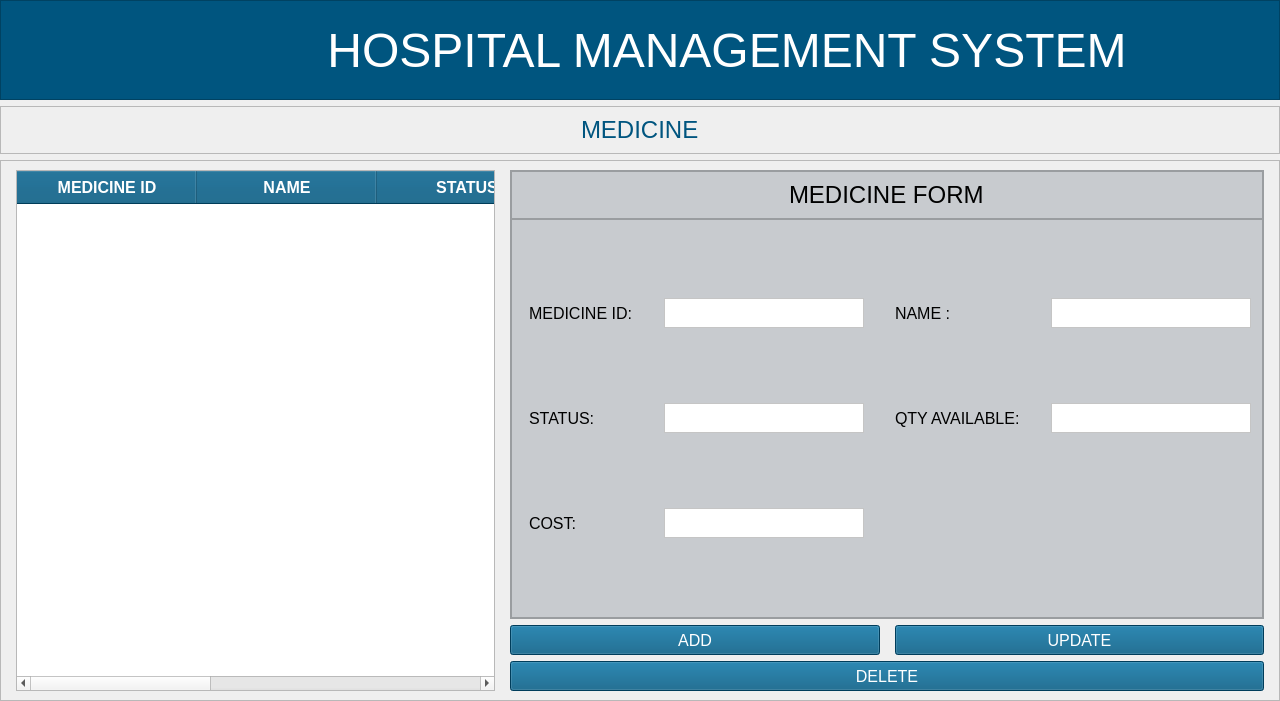
<?xml version="1.0" encoding="UTF-8"?>
<ui version="4.0">
 <class>MainWindow</class>
 <widget class="QMainWindow" name="MainWindow">
  <property name="geometry">
   <rect>
    <x>0</x>
    <y>0</y>
    <width>1280</width>
    <height>701</height>
   </rect>
  </property>
  <property name="windowTitle">
   <string>MainWindow</string>
  </property>
  <widget class="QWidget" name="centralwidget">
   <layout class="QVBoxLayout" name="verticalLayout_2">
    <property name="leftMargin">
     <number>0</number>
    </property>
    <property name="topMargin">
     <number>0</number>
    </property>
    <property name="rightMargin">
     <number>0</number>
    </property>
    <property name="bottomMargin">
     <number>0</number>
    </property>
    <item>
     <widget class="QFrame" name="header_frame">
      <property name="sizePolicy">
       <sizepolicy hsizetype="Preferred" vsizetype="Preferred">
        <horstretch>0</horstretch>
        <verstretch>0</verstretch>
       </sizepolicy>
      </property>
      <property name="minimumSize">
       <size>
        <width>1280</width>
        <height>100</height>
       </size>
      </property>
      <property name="maximumSize">
       <size>
        <width>16777215</width>
        <height>100</height>
       </size>
      </property>
      <property name="styleSheet">
       <string notr="true">background-color:rgb(0, 85, 127);</string>
      </property>
      <property name="frameShape">
       <enum>QFrame::StyledPanel</enum>
      </property>
      <property name="frameShadow">
       <enum>QFrame::Raised</enum>
      </property>
      <layout class="QHBoxLayout" name="horizontalLayout">
       <property name="sizeConstraint">
        <enum>QLayout::SetDefaultConstraint</enum>
       </property>
       <property name="leftMargin">
        <number>0</number>
       </property>
       <property name="topMargin">
        <number>0</number>
       </property>
       <property name="rightMargin">
        <number>0</number>
       </property>
       <property name="bottomMargin">
        <number>0</number>
       </property>
       <item>
        <widget class="QFrame" name="logo_frame">
         <property name="minimumSize">
          <size>
           <width>80</width>
           <height>50</height>
          </size>
         </property>
         <property name="maximumSize">
          <size>
           <width>100</width>
           <height>16777215</height>
          </size>
         </property>
         <property name="styleSheet">
          <string notr="true">background-color:transparent;
margin-top:6px;
margin-bottom:0px;</string>
         </property>
         <property name="frameShape">
          <enum>QFrame::StyledPanel</enum>
         </property>
         <property name="frameShadow">
          <enum>QFrame::Raised</enum>
         </property>
         <widget class="QLabel" name="backBtn">
          <property name="geometry">
           <rect>
            <x>20</x>
            <y>10</y>
            <width>61</width>
            <height>71</height>
           </rect>
          </property>
          <property name="cursor">
           <cursorShape>PointingHandCursor</cursorShape>
          </property>
          <property name="styleSheet">
           <string notr="true"/>
          </property>
          <property name="text">
           <string/>
          </property>
          <property name="pixmap">
           <pixmap resource="../../assets/resources.qrc">:/reosurces_logo/back-svgrepo-com.svg</pixmap>
          </property>
          <property name="scaledContents">
           <bool>true</bool>
          </property>
          <property name="alignment">
           <set>Qt::AlignCenter</set>
          </property>
         </widget>
        </widget>
       </item>
       <item>
        <widget class="QFrame" name="title_frame">
         <property name="minimumSize">
          <size>
           <width>1280</width>
           <height>0</height>
          </size>
         </property>
         <property name="font">
          <font>
           <pointsize>42</pointsize>
          </font>
         </property>
         <property name="styleSheet">
          <string notr="true">background-color:transparent;</string>
         </property>
         <property name="frameShape">
          <enum>QFrame::StyledPanel</enum>
         </property>
         <property name="frameShadow">
          <enum>QFrame::Raised</enum>
         </property>
         <layout class="QVBoxLayout" name="verticalLayout">
          <item alignment="Qt::AlignHCenter">
           <widget class="QLabel" name="title_label">
            <property name="minimumSize">
             <size>
              <width>800</width>
              <height>0</height>
             </size>
            </property>
            <property name="font">
             <font>
              <pointsize>36</pointsize>
             </font>
            </property>
            <property name="styleSheet">
             <string notr="true">color:#fff;</string>
            </property>
            <property name="text">
             <string>HOSPITAL MANAGEMENT SYSTEM</string>
            </property>
            <property name="alignment">
             <set>Qt::AlignCenter</set>
            </property>
           </widget>
          </item>
         </layout>
        </widget>
       </item>
      </layout>
     </widget>
    </item>
    <item>
     <widget class="QFrame" name="frame_15">
      <property name="maximumSize">
       <size>
        <width>16777215</width>
        <height>80</height>
       </size>
      </property>
      <property name="frameShape">
       <enum>QFrame::StyledPanel</enum>
      </property>
      <property name="frameShadow">
       <enum>QFrame::Raised</enum>
      </property>
      <layout class="QVBoxLayout" name="verticalLayout_22">
       <item alignment="Qt::AlignHCenter">
        <widget class="QLabel" name="activityNameDisp">
         <property name="font">
          <font>
           <pointsize>18</pointsize>
          </font>
         </property>
         <property name="styleSheet">
          <string notr="true">color:rgb(0, 85, 127);</string>
         </property>
         <property name="text">
          <string>MEDICINE</string>
         </property>
        </widget>
       </item>
      </layout>
     </widget>
    </item>
    <item>
     <widget class="QFrame" name="frame">
      <property name="frameShape">
       <enum>QFrame::StyledPanel</enum>
      </property>
      <property name="frameShadow">
       <enum>QFrame::Raised</enum>
      </property>
      <layout class="QGridLayout" name="gridLayout_2">
       <property name="leftMargin">
        <number>15</number>
       </property>
       <property name="topMargin">
        <number>9</number>
       </property>
       <property name="rightMargin">
        <number>15</number>
       </property>
       <property name="horizontalSpacing">
        <number>15</number>
       </property>
       <item row="0" column="1" colspan="2">
        <widget class="QFrame" name="frame_3">
         <property name="styleSheet">
          <string notr="true">BACKGROUND-COLOR:#c8cbcf;
BORDER-RADIUS:5PX;</string>
         </property>
         <property name="frameShape">
          <enum>QFrame::StyledPanel</enum>
         </property>
         <property name="frameShadow">
          <enum>QFrame::Raised</enum>
         </property>
         <layout class="QVBoxLayout" name="verticalLayout_3">
          <property name="spacing">
           <number>0</number>
          </property>
          <property name="leftMargin">
           <number>0</number>
          </property>
          <property name="topMargin">
           <number>0</number>
          </property>
          <property name="rightMargin">
           <number>0</number>
          </property>
          <property name="bottomMargin">
           <number>0</number>
          </property>
          <item>
           <widget class="QFrame" name="frame_4">
            <property name="font">
             <font>
              <pointsize>15</pointsize>
             </font>
            </property>
            <property name="frameShape">
             <enum>QFrame::StyledPanel</enum>
            </property>
            <property name="frameShadow">
             <enum>QFrame::Raised</enum>
            </property>
            <layout class="QHBoxLayout" name="horizontalLayout_3">
             <item alignment="Qt::AlignHCenter">
              <widget class="QLabel" name="label">
               <property name="font">
                <font>
                 <pointsize>18</pointsize>
                </font>
               </property>
               <property name="text">
                <string>MEDICINE FORM</string>
               </property>
              </widget>
             </item>
            </layout>
           </widget>
          </item>
          <item>
           <widget class="QFrame" name="frame_5">
            <property name="styleSheet">
             <string notr="true">padding-right:2px;
padding-left:2px;</string>
            </property>
            <property name="frameShape">
             <enum>QFrame::StyledPanel</enum>
            </property>
            <property name="frameShadow">
             <enum>QFrame::Raised</enum>
            </property>
            <layout class="QGridLayout" name="gridLayout">
             <property name="horizontalSpacing">
              <number>25</number>
             </property>
             <item row="0" column="1">
              <widget class="QTextEdit" name="medIdEntry">
               <property name="maximumSize">
                <size>
                 <width>200</width>
                 <height>30</height>
                </size>
               </property>
               <property name="font">
                <font>
                 <pointsize>12</pointsize>
                </font>
               </property>
               <property name="styleSheet">
                <string notr="true">background-color:white;</string>
               </property>
              </widget>
             </item>
             <item row="3" column="0">
              <widget class="QLabel" name="label_7">
               <property name="font">
                <font>
                 <pointsize>12</pointsize>
                </font>
               </property>
               <property name="text">
                <string>COST:</string>
               </property>
              </widget>
             </item>
             <item row="2" column="3">
              <widget class="QTextEdit" name="medQtyAvailEntry">
               <property name="maximumSize">
                <size>
                 <width>200</width>
                 <height>30</height>
                </size>
               </property>
               <property name="font">
                <font>
                 <pointsize>12</pointsize>
                </font>
               </property>
               <property name="styleSheet">
                <string notr="true">background-color:white;</string>
               </property>
              </widget>
             </item>
             <item row="2" column="2">
              <widget class="QLabel" name="label_5">
               <property name="font">
                <font>
                 <pointsize>12</pointsize>
                </font>
               </property>
               <property name="text">
                <string>QTY AVAILABLE:</string>
               </property>
              </widget>
             </item>
             <item row="2" column="0">
              <widget class="QLabel" name="label_4">
               <property name="font">
                <font>
                 <pointsize>12</pointsize>
                </font>
               </property>
               <property name="text">
                <string>STATUS:</string>
               </property>
              </widget>
             </item>
             <item row="3" column="1">
              <widget class="QTextEdit" name="medCostEntry">
               <property name="maximumSize">
                <size>
                 <width>200</width>
                 <height>30</height>
                </size>
               </property>
               <property name="font">
                <font>
                 <pointsize>12</pointsize>
                </font>
               </property>
               <property name="styleSheet">
                <string notr="true">background-color:white;</string>
               </property>
              </widget>
             </item>
             <item row="0" column="3">
              <widget class="QTextEdit" name="medNameEntry">
               <property name="maximumSize">
                <size>
                 <width>200</width>
                 <height>30</height>
                </size>
               </property>
               <property name="font">
                <font>
                 <pointsize>12</pointsize>
                </font>
               </property>
               <property name="styleSheet">
                <string notr="true">background-color:white;</string>
               </property>
              </widget>
             </item>
             <item row="0" column="0">
              <widget class="QLabel" name="label_2">
               <property name="font">
                <font>
                 <pointsize>12</pointsize>
                </font>
               </property>
               <property name="text">
                <string>MEDICINE ID:</string>
               </property>
              </widget>
             </item>
             <item row="0" column="2">
              <widget class="QLabel" name="label_3">
               <property name="font">
                <font>
                 <pointsize>12</pointsize>
                </font>
               </property>
               <property name="text">
                <string>NAME :</string>
               </property>
              </widget>
             </item>
             <item row="2" column="1">
              <widget class="QTextEdit" name="medStatusEntry">
               <property name="maximumSize">
                <size>
                 <width>200</width>
                 <height>30</height>
                </size>
               </property>
               <property name="font">
                <font>
                 <pointsize>12</pointsize>
                </font>
               </property>
               <property name="styleSheet">
                <string notr="true">background-color:white;</string>
               </property>
              </widget>
             </item>
            </layout>
           </widget>
          </item>
         </layout>
        </widget>
       </item>
       <item row="2" column="1" colspan="2">
        <widget class="QPushButton" name="delMedBtn">
         <property name="minimumSize">
          <size>
           <width>200</width>
           <height>30</height>
          </size>
         </property>
         <property name="font">
          <font>
           <pointsize>12</pointsize>
          </font>
         </property>
         <property name="cursor">
          <cursorShape>PointingHandCursor</cursorShape>
         </property>
         <property name="styleSheet">
          <string notr="true">background-color:rgb(0, 85, 127);
COLOR:WHITE;
BORDER-RADIUS:5PX</string>
         </property>
         <property name="text">
          <string>DELETE</string>
         </property>
        </widget>
       </item>
       <item row="1" column="1">
        <widget class="QPushButton" name="addMedBtn">
         <property name="minimumSize">
          <size>
           <width>200</width>
           <height>30</height>
          </size>
         </property>
         <property name="font">
          <font>
           <pointsize>12</pointsize>
          </font>
         </property>
         <property name="cursor">
          <cursorShape>PointingHandCursor</cursorShape>
         </property>
         <property name="styleSheet">
          <string notr="true">background-color:rgb(0, 85, 127);
COLOR:WHITE;
BORDER-RADIUS:5PX</string>
         </property>
         <property name="text">
          <string>ADD</string>
         </property>
        </widget>
       </item>
       <item row="0" column="0" rowspan="3">
        <widget class="QTableWidget" name="tableMedsDet">
         <property name="minimumSize">
          <size>
           <width>0</width>
           <height>0</height>
          </size>
         </property>
         <property name="font">
          <font>
           <pointsize>12</pointsize>
          </font>
         </property>
         <property name="cursor" stdset="0">
          <cursorShape>PointingHandCursor</cursorShape>
         </property>
         <property name="styleSheet">
          <string notr="true">QHeaderView::section {
                background-color: #00557d;
                color: white;
                font-weight: bold;
padding:5px;
            }</string>
         </property>
         <property name="editTriggers">
          <set>QAbstractItemView::NoEditTriggers</set>
         </property>
         <property name="selectionMode">
          <enum>QAbstractItemView::SingleSelection</enum>
         </property>
         <property name="selectionBehavior">
          <enum>QAbstractItemView::SelectRows</enum>
         </property>
         <property name="showGrid">
          <bool>true</bool>
         </property>
         <property name="sortingEnabled">
          <bool>true</bool>
         </property>
         <property name="wordWrap">
          <bool>false</bool>
         </property>
         <attribute name="horizontalHeaderCascadingSectionResizes">
          <bool>true</bool>
         </attribute>
         <attribute name="horizontalHeaderDefaultSectionSize">
          <number>180</number>
         </attribute>
         <attribute name="verticalHeaderDefaultSectionSize">
          <number>45</number>
         </attribute>
         <column>
          <property name="text">
           <string>MEDICINE ID</string>
          </property>
          <property name="background">
           <color>
            <red>0</red>
            <green>85</green>
            <blue>125</blue>
           </color>
          </property>
         </column>
         <column>
          <property name="text">
           <string>NAME</string>
          </property>
         </column>
         <column>
          <property name="text">
           <string>STATUS</string>
          </property>
         </column>
         <column>
          <property name="text">
           <string>QTY AVAILABLE</string>
          </property>
         </column>
         <column>
          <property name="text">
           <string>COST</string>
          </property>
         </column>
        </widget>
       </item>
       <item row="1" column="2">
        <widget class="QPushButton" name="updateMedBtn">
         <property name="minimumSize">
          <size>
           <width>200</width>
           <height>30</height>
          </size>
         </property>
         <property name="font">
          <font>
           <pointsize>12</pointsize>
          </font>
         </property>
         <property name="cursor">
          <cursorShape>PointingHandCursor</cursorShape>
         </property>
         <property name="styleSheet">
          <string notr="true">background-color:rgb(0, 85, 127);
COLOR:WHITE;
BORDER-RADIUS:5PX</string>
         </property>
         <property name="text">
          <string>UPDATE</string>
         </property>
        </widget>
       </item>
      </layout>
     </widget>
    </item>
   </layout>
  </widget>
 </widget>
 <resources>
  <include location="../../assets/resources.qrc"/>
 </resources>
 <connections/>
</ui>
